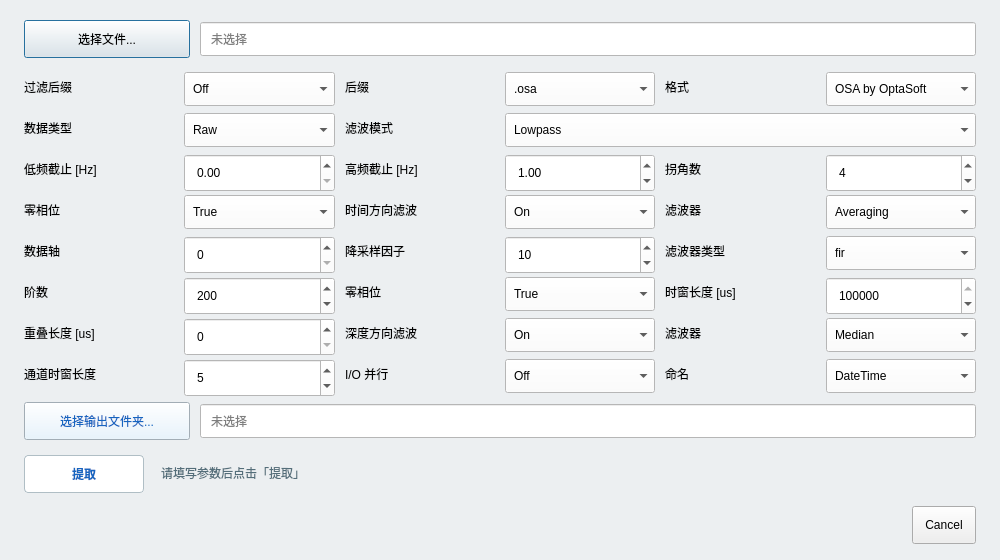
<?xml version="1.0" encoding="UTF-8"?>
<ui version="4.0">
 <class>LfdasExtractDialog</class>
 <widget class="QDialog" name="LfdasExtractDialog">
  <property name="geometry"><rect><x>0</x><y>0</y><width>1000</width><height>560</height></rect></property>
  <property name="minimumSize"><size><width>960</width><height>520</height></size></property>
  <property name="windowTitle"><string>LF-DAS提取</string></property>
  <property name="styleSheet"><string notr="true">QDialog { background: #ECEFF1; }
QGridLayout QLabel { color: #37474F; min-width: 72px; qproperty-alignment: 'AlignLeft | AlignVCenter'; }
QLineEdit, QComboBox, QDoubleSpinBox, QSpinBox { background: white; min-height: 28px; padding: 2px 8px; }
QPushButton { min-height: 28px; padding: 4px 12px; }
QPushButton#btnPickInput, QPushButton#btnPickOutput {
 min-width: 140px; max-width: 140px;
}
QPushButton#btnPickOutput { background: #E3F2FD; color: #1565C0; }</string></property>
  <layout class="QVBoxLayout" name="verticalLayout">
   <property name="spacing"><number>14</number></property>
   <property name="leftMargin"><number>24</number></property>
   <property name="topMargin"><number>20</number></property>
   <property name="rightMargin"><number>24</number></property>
   <property name="bottomMargin"><number>16</number></property>
   <item>
    <layout class="QHBoxLayout" name="inputPathLayout">
     <property name="spacing"><number>10</number></property>
     <item>
      <widget class="QPushButton" name="btnPickInput">
       <property name="sizePolicy"><sizepolicy hsizetype="Fixed" vsizetype="Fixed"><horstretch>0</horstretch><verstretch>0</verstretch></sizepolicy></property>
       <property name="text"><string>选择文件...</string></property>
      </widget>
     </item>
     <item>
      <widget class="QLineEdit" name="editInputPath">
       <property name="readOnly"><bool>true</bool></property>
       <property name="placeholderText"><string>未选择</string></property>
      </widget>
     </item>
    </layout>
   </item>
   <item>
    <layout class="QGridLayout" name="gridLayout">
     <property name="leftMargin"><number>0</number></property>
     <property name="topMargin"><number>0</number></property>
     <property name="rightMargin"><number>0</number></property>
     <property name="bottomMargin"><number>0</number></property>
     <property name="horizontalSpacing"><number>10</number></property>
     <property name="verticalSpacing"><number>12</number></property>
     <item row="0" column="0"><widget class="QLabel" name="labelFilterSuffix"><property name="text"><string>过滤后缀</string></property></widget></item>
     <item row="0" column="1"><widget class="QComboBox" name="comboFilterSuffix"><item><property name="text"><string>Off</string></property></item><item><property name="text"><string>On</string></property></item><item><property name="text"><string>选项二</string></property></item></widget></item>
     <item row="0" column="2"><widget class="QLabel" name="labelSuffix"><property name="text"><string>后缀</string></property></widget></item>
     <item row="0" column="3"><widget class="QComboBox" name="comboSuffix"><item><property name="text"><string>.osa</string></property></item><item><property name="text"><string>选项二</string></property></item></widget></item>
     <item row="0" column="4"><widget class="QLabel" name="labelFormat"><property name="text"><string>格式</string></property></widget></item>
     <item row="0" column="5"><widget class="QComboBox" name="comboFormat"><item><property name="text"><string>OSA by OptaSoft</string></property></item><item><property name="text"><string>选项二</string></property></item></widget></item>
     <item row="1" column="0"><widget class="QLabel" name="labelDataType"><property name="text"><string>数据类型</string></property></widget></item>
     <item row="1" column="1"><widget class="QComboBox" name="comboDataType"><item><property name="text"><string>Raw</string></property></item><item><property name="text"><string>选项二</string></property></item></widget></item>
     <item row="1" column="2"><widget class="QLabel" name="labelFilterMode"><property name="text"><string>滤波模式</string></property></widget></item>
     <item row="1" column="3" colspan="3"><widget class="QComboBox" name="comboFilterMode"><item><property name="text"><string>Lowpass</string></property></item><item><property name="text"><string>选项二</string></property></item></widget></item>
     <item row="2" column="0"><widget class="QLabel" name="labelFLow"><property name="text"><string>低频截止 [Hz]</string></property></widget></item>
     <item row="2" column="1"><widget class="QDoubleSpinBox" name="spinFLow"><property name="decimals"><number>2</number></property><property name="maximum"><double>999999999.000000000000000</double></property></widget></item>
     <item row="2" column="2"><widget class="QLabel" name="labelFHigh"><property name="text"><string>高频截止 [Hz]</string></property></widget></item>
     <item row="2" column="3"><widget class="QDoubleSpinBox" name="spinFHigh"><property name="decimals"><number>2</number></property><property name="maximum"><double>999999999.000000000000000</double></property><property name="value"><double>1.000000000000000</double></property></widget></item>
     <item row="2" column="4"><widget class="QLabel" name="labelCorner"><property name="text"><string>拐角数</string></property></widget></item>
     <item row="2" column="5"><widget class="QSpinBox" name="spinCorner"><property name="maximum"><number>9999</number></property><property name="value"><number>4</number></property></widget></item>
     <item row="3" column="0"><widget class="QLabel" name="labelZeroPhaseMode"><property name="text"><string>零相位</string></property></widget></item>
     <item row="3" column="1"><widget class="QComboBox" name="comboZeroPhaseMode"><item><property name="text"><string>True</string></property></item><item><property name="text"><string>False</string></property></item><item><property name="text"><string>选项二</string></property></item></widget></item>
     <item row="3" column="2"><widget class="QLabel" name="labelTimeFilter"><property name="text"><string>时间方向滤波</string></property></widget></item>
     <item row="3" column="3"><widget class="QComboBox" name="comboTimeFilter"><item><property name="text"><string>On</string></property></item><item><property name="text"><string>Off</string></property></item><item><property name="text"><string>选项二</string></property></item></widget></item>
     <item row="3" column="4"><widget class="QLabel" name="labelTimeFilterType"><property name="text"><string>滤波器</string></property></widget></item>
     <item row="3" column="5"><widget class="QComboBox" name="comboTimeFilterType"><item><property name="text"><string>Averaging</string></property></item><item><property name="text"><string>选项二</string></property></item></widget></item>
     <item row="4" column="0"><widget class="QLabel" name="labelDataAxis"><property name="text"><string>数据轴</string></property></widget></item>
     <item row="4" column="1"><widget class="QSpinBox" name="spinDataAxis"><property name="maximum"><number>9999</number></property></widget></item>
     <item row="4" column="2"><widget class="QLabel" name="labelDownFactor"><property name="text"><string>降采样因子</string></property></widget></item>
     <item row="4" column="3"><widget class="QSpinBox" name="spinDownFactor"><property name="minimum"><number>1</number></property><property name="maximum"><number>999999</number></property><property name="value"><number>10</number></property></widget></item>
     <item row="4" column="4"><widget class="QLabel" name="labelFirType"><property name="text"><string>滤波器类型</string></property></widget></item>
     <item row="4" column="5"><widget class="QComboBox" name="comboFirType"><item><property name="text"><string>fir</string></property></item><item><property name="text"><string>选项二</string></property></item></widget></item>
     <item row="5" column="0"><widget class="QLabel" name="labelFirOrder"><property name="text"><string>阶数</string></property></widget></item>
     <item row="5" column="1"><widget class="QSpinBox" name="spinFirOrder"><property name="maximum"><number>999999</number></property><property name="value"><number>200</number></property></widget></item>
     <item row="5" column="2"><widget class="QLabel" name="labelZeroPhaseTime"><property name="text"><string>零相位</string></property></widget></item>
     <item row="5" column="3"><widget class="QComboBox" name="comboZeroPhaseTime"><item><property name="text"><string>True</string></property></item><item><property name="text"><string>False</string></property></item><item><property name="text"><string>选项二</string></property></item></widget></item>
     <item row="5" column="4"><widget class="QLabel" name="labelTimeWinLen"><property name="text"><string>时窗长度 [us]</string></property></widget></item>
     <item row="5" column="5"><widget class="QSpinBox" name="spinTimeWinLen"><property name="maximum"><number>2147483647</number></property><property name="value"><number>1000000</number></property></widget></item>
     <item row="6" column="0"><widget class="QLabel" name="labelTimeOverlap"><property name="text"><string>重叠长度 [us]</string></property></widget></item>
     <item row="6" column="1"><widget class="QSpinBox" name="spinTimeOverlap"><property name="maximum"><number>2147483647</number></property></widget></item>
     <item row="6" column="2"><widget class="QLabel" name="labelDepthFilter"><property name="text"><string>深度方向滤波</string></property></widget></item>
     <item row="6" column="3"><widget class="QComboBox" name="comboDepthFilter"><item><property name="text"><string>On</string></property></item><item><property name="text"><string>Off</string></property></item><item><property name="text"><string>选项二</string></property></item></widget></item>
     <item row="6" column="4"><widget class="QLabel" name="labelDepthFilterType"><property name="text"><string>滤波器</string></property></widget></item>
     <item row="6" column="5"><widget class="QComboBox" name="comboDepthFilterType"><item><property name="text"><string>Median</string></property></item><item><property name="text"><string>选项二</string></property></item></widget></item>
     <item row="7" column="0"><widget class="QLabel" name="labelChannelWinLen"><property name="text"><string>通道时窗长度</string></property></widget></item>
     <item row="7" column="1"><widget class="QSpinBox" name="spinChannelWinLen"><property name="maximum"><number>999999</number></property><property name="value"><number>5</number></property></widget></item>
     <item row="7" column="2"><widget class="QLabel" name="labelIoParallel"><property name="text"><string>I/O 并行</string></property></widget></item>
     <item row="7" column="3"><widget class="QComboBox" name="comboIoParallel"><item><property name="text"><string>Off</string></property></item><item><property name="text"><string>On</string></property></item><item><property name="text"><string>选项二</string></property></item></widget></item>
     <item row="7" column="4"><widget class="QLabel" name="labelNaming"><property name="text"><string>命名</string></property></widget></item>
     <item row="7" column="5"><widget class="QComboBox" name="comboNaming"><item><property name="text"><string>DateTime</string></property></item><item><property name="text"><string>选项二</string></property></item></widget></item>
    </layout>
   </item>
   <item>
    <layout class="QHBoxLayout" name="outputPathLayout">
     <property name="spacing"><number>10</number></property>
     <item>
      <widget class="QPushButton" name="btnPickOutput">
       <property name="sizePolicy"><sizepolicy hsizetype="Fixed" vsizetype="Fixed"><horstretch>0</horstretch><verstretch>0</verstretch></sizepolicy></property>
       <property name="text"><string>选择输出文件夹...</string></property>
      </widget>
     </item>
     <item>
      <widget class="QLineEdit" name="editOutputPath">
       <property name="readOnly"><bool>true</bool></property>
       <property name="placeholderText"><string>未选择</string></property>
      </widget>
     </item>
    </layout>
   </item>
   <item>
    <layout class="QHBoxLayout" name="actionLayout">
     <item>
      <widget class="QPushButton" name="btnExtract">
       <property name="minimumSize"><size><width>120</width><height>36</height></size></property>
       <property name="maximumSize"><size><width>120</width><height>36</height></size></property>
       <property name="styleSheet"><string notr="true">QPushButton { background: white; color: #1565C0; font-weight: bold;
 border: 1px solid #B0BEC5; border-radius: 4px; }
QPushButton:hover:enabled { background: #E3F2FD; }
QPushButton:disabled { color: #90A4AE; background: #ECEFF1; }</string></property>
       <property name="text"><string>提取</string></property>
      </widget>
     </item>
     <item>
      <widget class="QLabel" name="labelStatus">
       <property name="styleSheet"><string notr="true">color: #546E7A; padding: 4px 0;</string></property>
       <property name="text"><string>请填写参数后点击「提取」</string></property>
       <property name="wordWrap"><bool>true</bool></property>
      </widget>
     </item>
    </layout>
   </item>
   <item>
    <layout class="QHBoxLayout" name="footerLayout">
     <item><spacer name="footerSpacer"><property name="orientation"><enum>Qt::Orientation::Horizontal</enum></property><property name="sizeHint" stdset="0"><size><width>40</width><height>20</height></size></property></spacer></item>
     <item>
      <widget class="QDialogButtonBox" name="buttonBox">
       <property name="standardButtons"><set>QDialogButtonBox::StandardButton::Cancel</set></property>
      </widget>
     </item>
    </layout>
   </item>
  </layout>
 </widget>
 <resources/>
 <connections/>
</ui>
